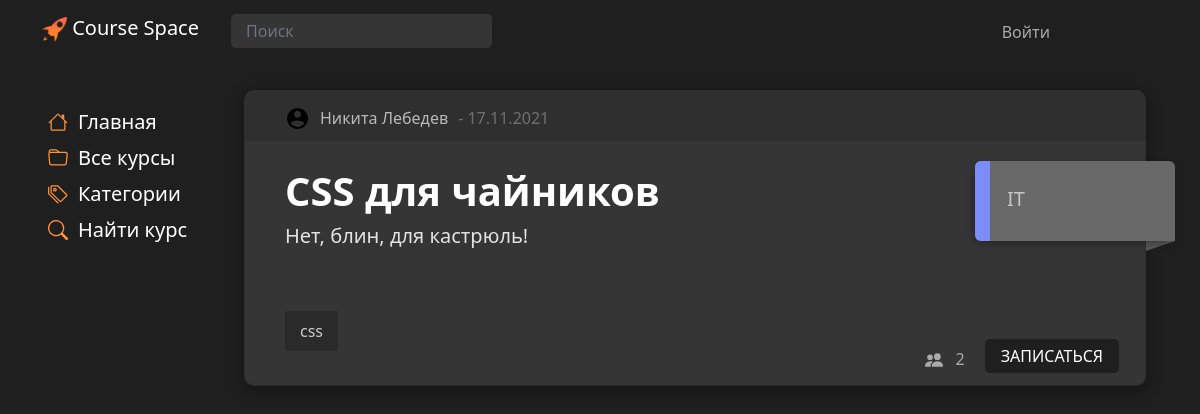
/main/course/5/, run on an earlier commit of the app's database.
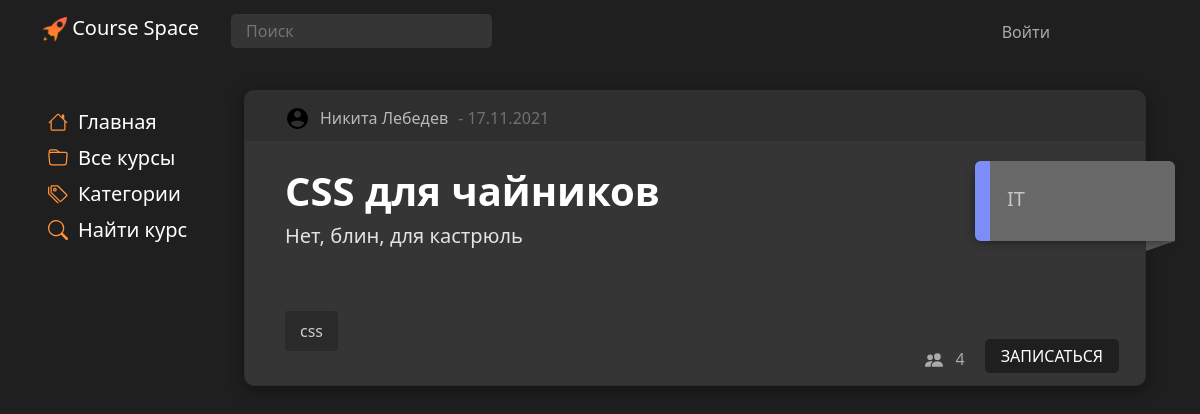
And on a later commit of the database.
### main/models.py (models this page shows, shortened)
class Courses(models.Model):
    title = models.CharField('title', max_length=80, null=False)
    description = models.TextField('description')
    date = models.TextField('date')
    category = models.ForeignKey(Categories, models.DO_NOTHING, db_column='Category_id')  # Field name made lowercase.
    author = models.ForeignKey(Authors, models.DO_NOTHING, db_column='Author_id')  # Field name made lowercase.
    class Meta:
        db_table = 'Courses'
    def __str__(self):
        return self.title

class Authors(models.Model):
    name = models.CharField('name', max_length=80, null=False)
    user = models.ForeignKey(settings.AUTH_USER_MODEL, models.DO_NOTHING, db_column='User_id')  # Field name made lowercase.
    class Meta:
        db_table = 'Authors'

class Profile(models.Model):
    user = models.OneToOneField(settings.AUTH_USER_MODEL, on_delete=models.CASCADE, null=True, )
    surname = models.CharField('surname', max_length=80, null=False)
    name = models.CharField('name', max_length=80, null=False)
    profile_pic = models.ImageField(null=True, blank=True, upload_to="images/profile/")
    birth_date = models.DateField(null=True, blank=True)
    class Meta:
        db_table = 'Profile'

class Categories(models.Model):
    title = models.CharField('title', max_length=30, null=False)
    class Meta:
        db_table = 'Categories'
    def __str__(self):
        return self.title

### main/views.py (the view)
# urls.py: path('/course/<int:course_id>/', show_course, name='course'),
def show_course(request, course_id):
    course = Courses.objects.filter(id=course_id)
    all_categories = Categories.objects.all()
    course_tags = CoursesTags.objects.filter(course_id=course_id)
    user = request.user
    user_has_course = CoursesUsers.objects.filter(course_id=course_id, user_id=user.id)
    course_users = CoursesUsers.objects.values('course_id').annotate(total=Count('id'))
    context = {
        'categories': all_categories,
        'courses': course,
        'title': course[0],
        'user_has_course': user_has_course,
        'tags': course_tags,
        'count_users': course_users,
    }
    return render(request, 'main/course.html', context=context)

### main/models.py (called while the page is built)
    def __str__(self):
        return self.title

### main/templates/main/course.html (shortened to what this page needs)
{% extends 'main/base.html' %}
{% block style %}
    {% load static %}
{% endblock %}
{% block content %}
    {% block list %}
        <div class="container">
            <div class="row">
                {% for el in courses%}
                            <div class="card block" id="{{ el.id }}">
                                <div class="cardHeader">
                                    <div class="author" onclick="window.location.href = '{% url 'user_page' el.author.user.pk %}'">
                                    {% if user.profile.profile_pic %}
                                      <img class="courseAuthorAvatarProfile" src="{{el.author.user.profile.profile_pic.url}}">
                                    {% else %}
                                      <img class="courseAuthorAvatarProfile" src="{% static 'main/img/user96.png' %}"><br><br>
                                    {% endif %}
                                    <div id="authorname">
                                         {{ el.author.user.profile.name }} {{ el.author.user.profile.surname }}
                                    </div>
                            </div>
                                    <div class="date"> - {{ el.date }}</div>
                                </div>
                            <div class="cardContainer">
                                <div class="lable">
                                    <div class="text">
                                        <div class="title fs-1">{{ el.title }}</div>
                                    </div>
                                </div>
                                    <div class="desk fs-5">{{el.description|truncatewords:50}}</div>
                                <div class="tags"></br>
                                    {% for tag in tags %}
                                        {% if tag.course.pk == el.pk %}
                                        <div>
                                            {{ tag.tag }}
                                        </div>
                                        {% endif %}
                                    {% endfor %}
                                </div>
                            </div>
                            <div class="stat">
                                <div class="usercount">{% for c in count_users %}{% if c.course_id == el.pk %}{{ c.total }}{% endif %}{% endfor %}</div>
                                {% if user_has_course%}
                                    <div class="userhascourse" onclick="window.location.href = '{% url 'unsub_course' el.pk  %}'">ОТПИСАТЬСЯ</div>
                                {% else %}
                                    <div class="go" onclick="window.location.href = '{% url 'sub_course' el.pk  %}'">ЗАПИСАТЬСЯ</div>
                                {% endif %}
                            </div>
                            <div class="categoryLable">
                                <div class="categor">
                                    <div class="pointBtn" id="l{{ el.category.pk }}"></div>
                                    <div class="categLableText">{{ el.category }}</div>
                                </div>
                            </div>
                            <div class="categoryLableBottom">
                            </div>
                        </div>
                {% endfor %}
            </div>
        </div>
    {% endblock %}
    {% load static %}
{% endblock %}

What changed in the data, as far as the page shows it:
changed Courses "CSS для чайников": description "Нет, блин, для кастрюль!" → "Нет, блин, для кастрюль"
Also different on the page:
new list line: "4"
list line gone: "2"
